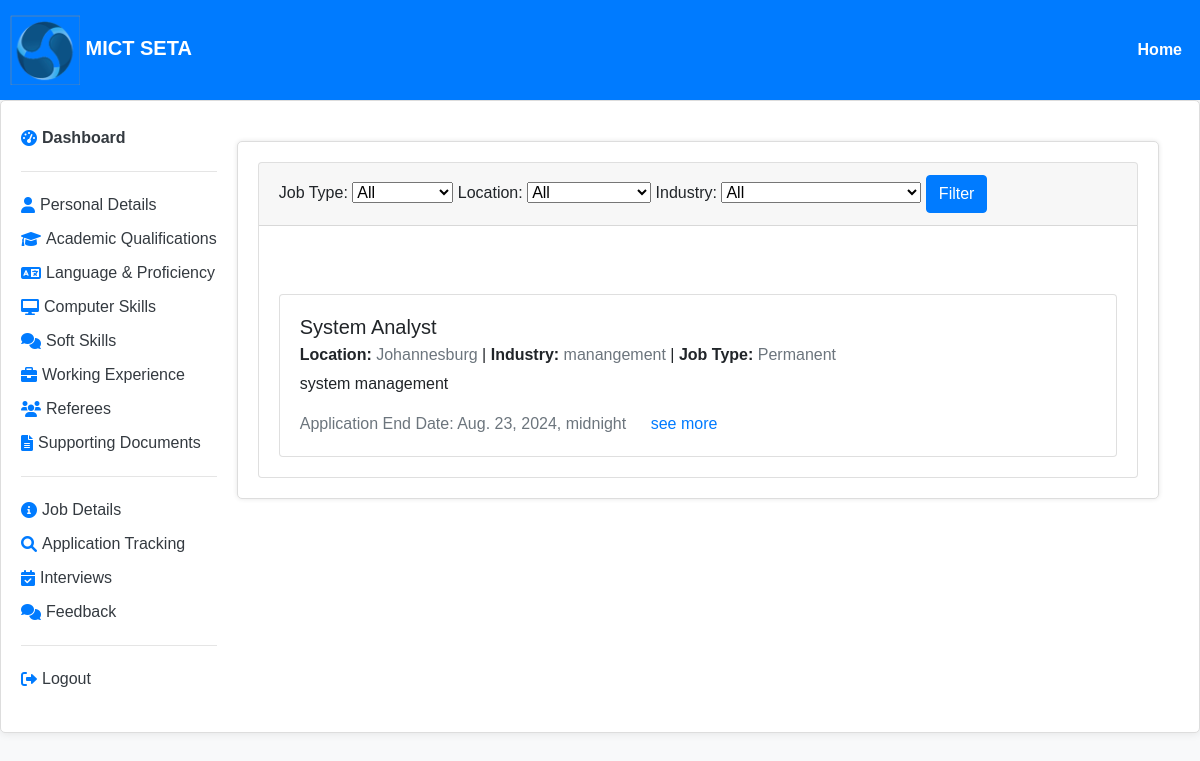
Before: /jobseeker/job_details/ with the older database file.
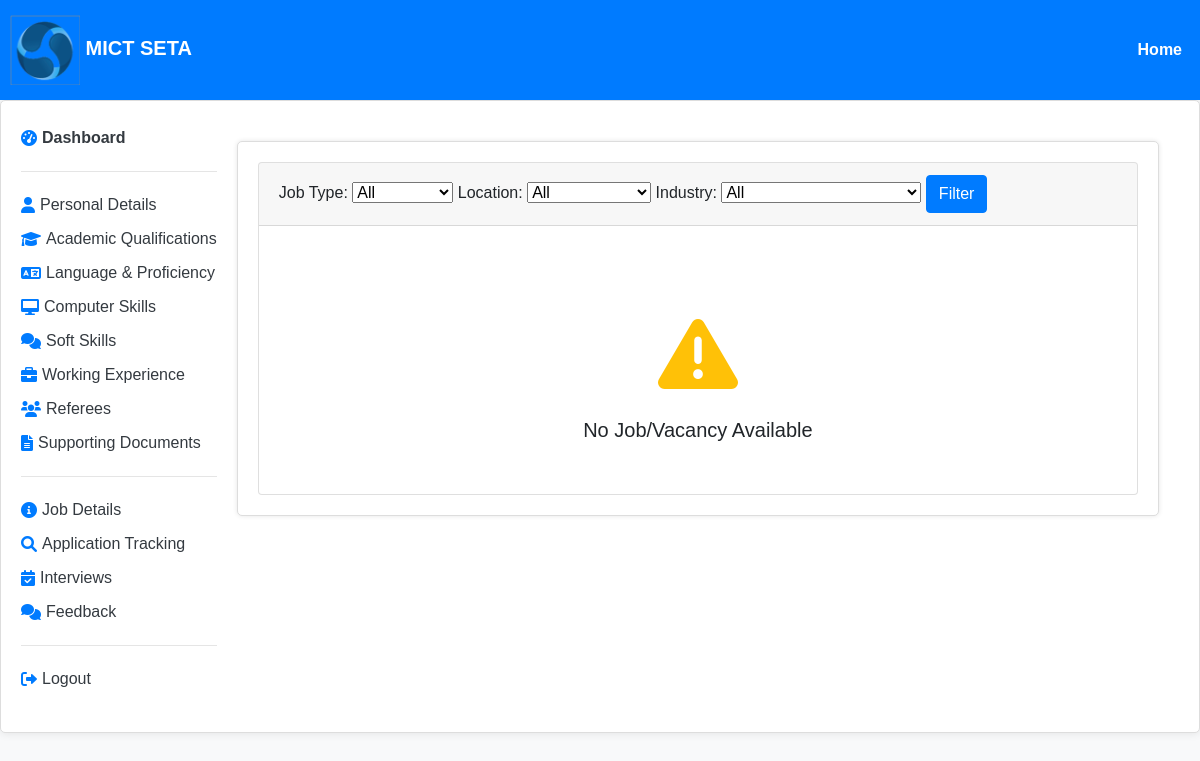
After: the same page with the newer database file.
### jobs/models.py (models this page shows, shortened)
class JobPost(models.Model):
    user = models.ForeignKey(User, on_delete=models.CASCADE, related_name='jobs')
    assigned_to = models.ForeignKey(User, on_delete=models.CASCADE, default=1)
    title = models.CharField(max_length=225, unique=False, null=False)
    description = models.TextField(null=False)
    start_date = models.DateTimeField(auto_now_add=True)
    end_date = models.DateTimeField(null=False)
    location = models.CharField(max_length=225, unique=False, null=False)
    salary_range = models.CharField(max_length=100, null=True)  # Added field for salary range
    job_type = models.CharField(max_length=50, null=False, default='Full-time')  # Added field for job type
    industry = models.CharField(max_length=100, null=True)  # Added field for industry
    company_name = models.CharField(max_length=225, null=True)  # Added field for company name
    status = models.CharField(max_length=20, null=False, default="waiting")
    is_complete = models.BooleanField(null=False, default=False)
    is_approved = models.BooleanField(null=False, default=False)

### job_seeker/views.py (the view)
# urls.py: path('job_details/', views.job_details, name='job_details'),
def job_details(request):
    job_list = JobPost.objects.filter(status='open')
    return render(request, 'jobseeker_job_details.html', {'job_list':job_list})

### job_seeker/templates/jobseeker_job_details.html (shortened to what this page needs)
{% extends 'job_seeker_dashboard.html' %}
{% block content %}
<div class="card">
  <div class="card-header">
<form method="GET" action="{% url 'job_details' %}">
    <div class="filter-options">
        <label for="job_type">Job Type:</label>
        <select id="job_type" name="job_type">
            <option value="">All</option>
        </select>
        <label for="location">Location:</label>
        <select id="location" name="location">
            <option value="">All</option>
        </select>
        <label for="industry">Industry:</label>
        <select id="industry" name="industry">
            <option value="">All</option>
        </select>
        <button type="submit" class="btn btn-primary">Filter</button>
    </div>
</form>
  </div>
  <div class="card-body">
        <div class="job-details">
            {% if job_list %}
                {% for job in job_list %}
                   <div class="card mt-5 ">
                          <div class="card-body">
                            <h5 class="card-title">{{ job.title }}</h5>
                            <h6 class="card-subtitle mb-2 "><b>Location:</b> <span class="text-muted">{{ job.location }}</span>
                            | <b>Industry:</b> <span class="text-muted">{{ job.industry }}</span> | <b>Job Type:</b> <span class="text-muted">{{ job.job_type }}</span></h6>
                            <p class="card-text">{{ job.description }}</p>
                            <a href="#" class="card-link text-muted" disabled>Application End Date: {{ job.end_date }}</a>
                            <a href="{% url 'job_information' %}" class="card-link" disabled>see more</a>
                          </div>
                        </div>
                {% endfor %}
            {% else %}
                <div class="card mt-5 border-0">
                          <div class="card-body">
                            <div class="d-flex justify-content-center">
                                <i class="fa-solid fa-triangle-exclamation fa-5x text-warning"></i>
                            </div>
                            <div class="d-flex justify-content-center mt-4">
                                <h5 class="card-title">No Job/Vacancy Available</h5>
                            </div>
                          </div>
                        </div>
            {% endif %}
        </div>
  </div>
</div>
{% endblock %}

Changed rows visible on the page:
removed JobPost: title "System Analyst", location "Johannesburg", industry "manangement", job_type "Permanent", description "system management", end_date "Aug. 23, 2024, midnight"
Other visible differences:
text now shown: "No Job/Vacancy Available"
